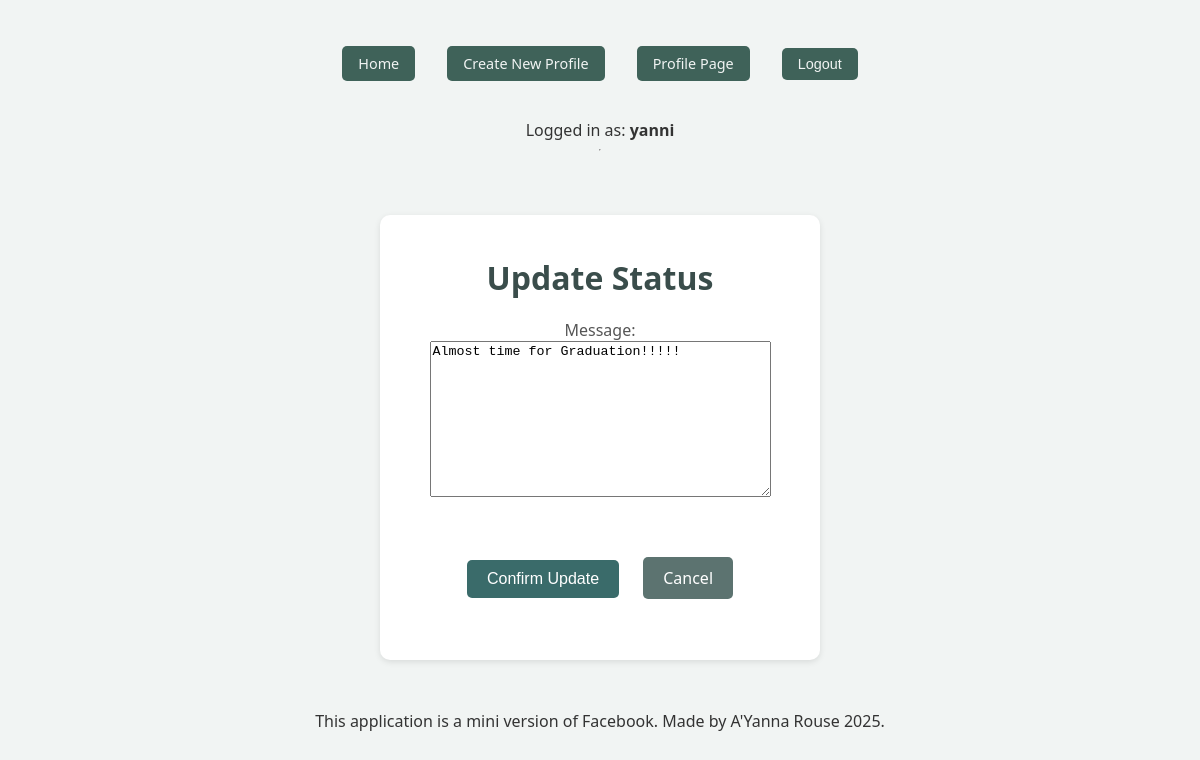
Page /mini_fb/Status/29/update (signed in) on the earlier database version.
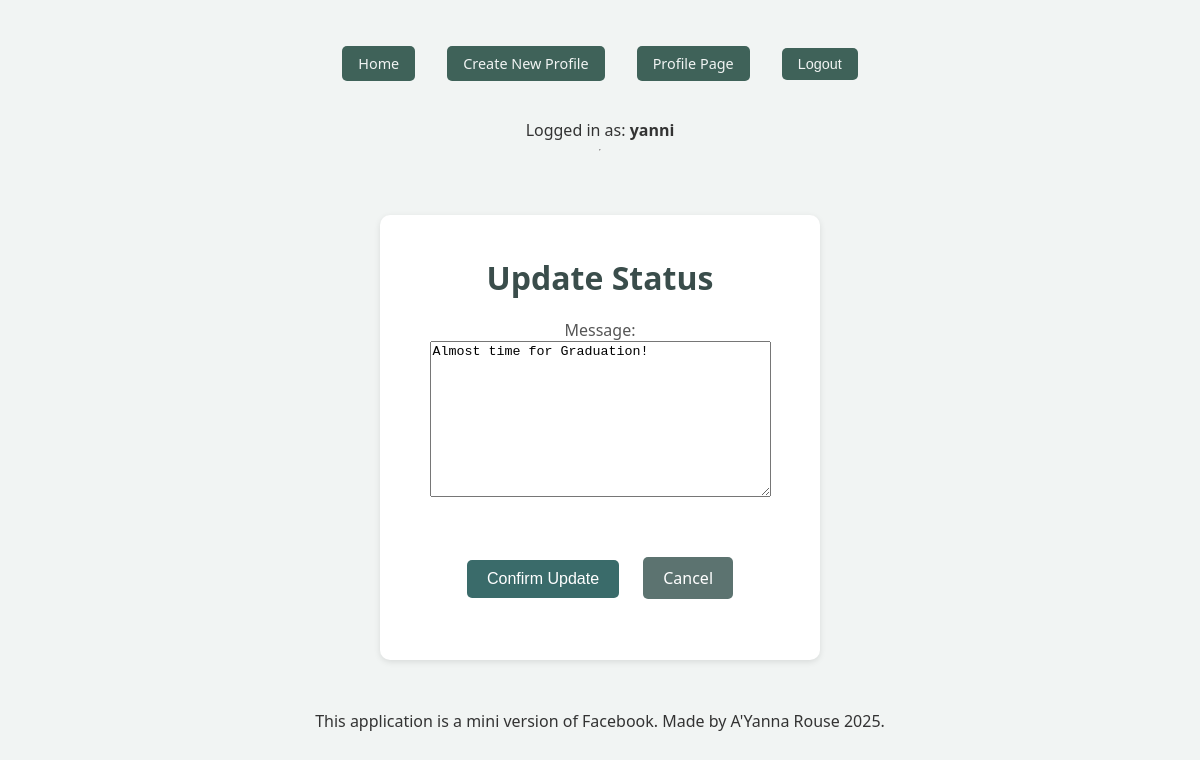
Same page on the later database version.
### mini_fb/models.py (models this page shows, shortened)
class StatusMessage(models.Model):
    message = models.TextField(blank=True)
    timestamp = models.DateTimeField(auto_now=True)
    profile = models.ForeignKey(Profile, on_delete=models.CASCADE)

### mini_fb/views.py (the view, shortened to what this page needs)
# urls.py: path('Status/<int:pk>/update', UpdateStatusMessageView.as_view(), name='update_status'),
class UpdateStatusMessageView(LoginRequiredMixin, LoggedInUserProfileMixin, UpdateView):
    model = StatusMessage
    template_name = "mini_fb/update_status_form.html"
    context_object_name = "status_message"
    fields = ['message']
    def dispatch(self, request, *args, **kwargs):
        status_message = self.get_object()
        if request.user != status_message.profile.user:
            return redirect('show_profile', pk=status_message.profile.pk)
        return super().dispatch(request, *args, **kwargs)

### mini_fb/views.py (called while the page is built)
    def get_context_data(self, **kwargs):
        context = super().get_context_data(**kwargs)
        if self.request.user.is_authenticated:
            context['logged_in_profile'] = get_object_or_404(Profile, user=self.request.user)
        else:
            context['logged_in_profile'] = None
        return context

### mini_fb/templates/mini_fb/update_status_form.html (shortened to what this page needs)
{% extends 'mini_fb/base.html' %}
{% block content %}
<div class="profile-container">
    <h1>Update Status</h1>
    <form method="post">
        <table class="profile-form-table">
            {{ form.as_p }}
            <tr>
                <td colspan="2" class="form-buttons" style="text-align: center;">
                    <button type="submit" class="submit-btn">Confirm Update</button>
                    <a href="{% url 'show_profile' %}" class="back-btn">Cancel</a>
                </td>
            </tr>
        </table>
    </form>
</div>
{% endblock %}

Differences in the rows shown:
changed StatusMessage: message "Almost time for Graduation!!!!!" → "Almost time for Graduation!"
